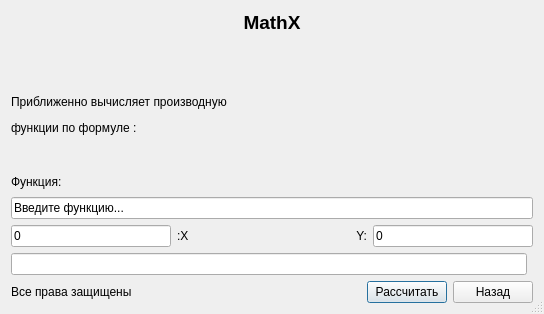
<?xml version="1.0" encoding="UTF-8"?>
<ui version="4.0">
 <class>difinpoint</class>
 <widget class="QDialog" name="difinpoint">
  <property name="geometry">
   <rect>
    <x>0</x>
    <y>0</y>
    <width>544</width>
    <height>314</height>
   </rect>
  </property>
  <property name="windowTitle">
   <string>&quot;Производная в точке&quot;</string>
  </property>
  <property name="sizeGripEnabled">
   <bool>true</bool>
  </property>
  <property name="modal">
   <bool>true</bool>
  </property>
  <layout class="QGridLayout" name="gridLayout_2">
   <item row="0" column="0">
    <layout class="QGridLayout" name="gridLayout">
     <item row="0" column="0" colspan="2">
      <widget class="QLabel" name="label_1">
       <property name="enabled">
        <bool>true</bool>
       </property>
       <property name="font">
        <font>
         <pointsize>14</pointsize>
         <weight>75</weight>
         <bold>true</bold>
        </font>
       </property>
       <property name="text">
        <string>MathX</string>
       </property>
       <property name="textFormat">
        <enum>Qt::AutoText</enum>
       </property>
       <property name="alignment">
        <set>Qt::AlignHCenter|Qt::AlignTop</set>
       </property>
      </widget>
     </item>
     <item row="1" column="0" colspan="2">
      <layout class="QVBoxLayout" name="verticalLayout_2">
       <item>
        <layout class="QVBoxLayout" name="verticalLayout">
         <item>
          <widget class="QLabel" name="label">
           <property name="text">
            <string>Приближенно вычисляет производную </string>
           </property>
          </widget>
         </item>
         <item>
          <widget class="QLabel" name="label_2">
           <property name="text">
            <string>функции по формуле :</string>
           </property>
          </widget>
         </item>
         <item>
          <widget class="QPushButton" name="pushButton_2">
           <property name="text">
            <string/>
           </property>
           <property name="icon">
            <iconset resource="Image.qrc">
             <normaloff>:/Res/difin1.png</normaloff>:/Res/difin1.png</iconset>
           </property>
           <property name="iconSize">
            <size>
             <width>220</width>
             <height>40</height>
            </size>
           </property>
           <property name="autoDefault">
            <bool>false</bool>
           </property>
           <property name="flat">
            <bool>true</bool>
           </property>
          </widget>
         </item>
        </layout>
       </item>
      </layout>
     </item>
     <item row="2" column="0" colspan="2">
      <layout class="QVBoxLayout" name="verticalLayout_3">
       <item>
        <widget class="QLabel" name="label_3">
         <property name="text">
          <string>Функция:</string>
         </property>
        </widget>
       </item>
       <item>
        <widget class="QLineEdit" name="lineEdit">
         <property name="text">
          <string>Введите функцию...</string>
         </property>
        </widget>
       </item>
       <item>
        <layout class="QHBoxLayout" name="horizontalLayout_16">
         <item>
          <widget class="QLineEdit" name="lineEdit_2">
           <property name="text">
            <string>0</string>
           </property>
          </widget>
         </item>
         <item>
          <widget class="QLabel" name="label_24">
           <property name="text">
            <string>:X</string>
           </property>
          </widget>
         </item>
         <item>
          <spacer name="horizontalSpacer_12">
           <property name="orientation">
            <enum>Qt::Horizontal</enum>
           </property>
           <property name="sizeHint" stdset="0">
            <size>
             <width>40</width>
             <height>20</height>
            </size>
           </property>
          </spacer>
         </item>
         <item>
          <widget class="QLabel" name="label_23">
           <property name="layoutDirection">
            <enum>Qt::RightToLeft</enum>
           </property>
           <property name="text">
            <string>Y:</string>
           </property>
           <property name="alignment">
            <set>Qt::AlignRight|Qt::AlignTrailing|Qt::AlignVCenter</set>
           </property>
          </widget>
         </item>
         <item>
          <widget class="QLineEdit" name="lineEdit_3">
           <property name="text">
            <string>0</string>
           </property>
          </widget>
         </item>
        </layout>
       </item>
      </layout>
     </item>
     <item row="4" column="0" colspan="2">
      <layout class="QHBoxLayout" name="horizontalLayout">
       <item>
        <widget class="QLabel" name="label_4">
         <property name="text">
          <string>Все права защищены</string>
         </property>
        </widget>
       </item>
       <item>
        <spacer name="horizontalSpacer">
         <property name="orientation">
          <enum>Qt::Horizontal</enum>
         </property>
         <property name="sizeHint" stdset="0">
          <size>
           <width>40</width>
           <height>20</height>
          </size>
         </property>
        </spacer>
       </item>
       <item>
        <widget class="QPushButton" name="pushButton_3">
         <property name="text">
          <string>Рассчитать</string>
         </property>
        </widget>
       </item>
       <item>
        <widget class="QPushButton" name="pushButton">
         <property name="text">
          <string>Назад</string>
         </property>
         <property name="autoDefault">
          <bool>false</bool>
         </property>
        </widget>
       </item>
      </layout>
     </item>
     <item row="3" column="0">
      <widget class="QLineEdit" name="outputEdit"/>
     </item>
    </layout>
   </item>
  </layout>
  <zorder></zorder>
 </widget>
 <resources>
  <include location="Image.qrc"/>
 </resources>
 <connections/>
</ui>
